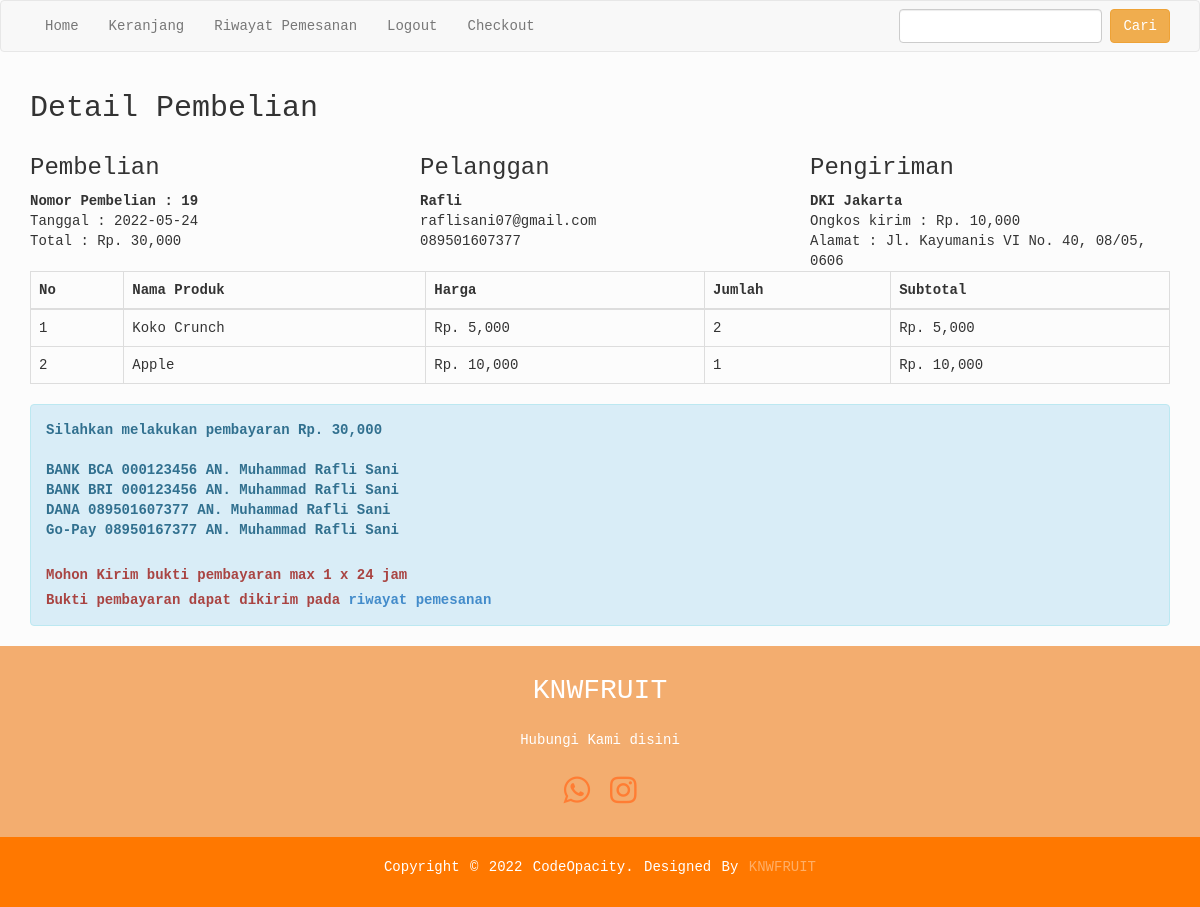
Screenshot of /nota.php?id=19 (signed in) with the database file from the repository.
### tables this page shows
CREATE TABLE `pemesanan` (
  `id_pembelian` int(11) NOT NULL,
  `id_pelanggan` int(11) NOT NULL,
  `id_ongkir` int(11) NOT NULL,
  `tanggal_pemesanan` date NOT NULL,
  `total_pemesanan` int(11) NOT NULL,
  `nama_kota` varchar(15) NOT NULL,
  `tarif` int(11) NOT NULL,
  `alamat_pengiriman` text NOT NULL,
  `status_pemesanan` varchar(15) NOT NULL DEFAULT 'pending'
);

CREATE TABLE `pelanggan` (
  `id_pelanggan` int(11) NOT NULL,
  `email_pelanggan` varchar(50) NOT NULL,
  `password_pelanggan` varchar(15) NOT NULL,
  `nama_pelanggan` varchar(50) NOT NULL,
  `telepon_pelanggan` varchar(15) NOT NULL,
  `alamat_pelanggan` text NOT NULL
);

CREATE TABLE `pemesanan_produk` (
  `id_pemesanan_produk` int(11) NOT NULL,
  `id_pembelian` int(11) NOT NULL,
  `id_produk` int(11) NOT NULL,
  `jumlah` int(100) NOT NULL,
  `nama` varchar(50) NOT NULL,
  `harga` int(11) NOT NULL,
  `subharga` int(11) NOT NULL
);

### nota.php (the view, shortened to what this page needs)
<?php
include 'koneksi.php';
?>
<!DOCTYPE html>
<html>
<head>
	<link rel="stylesheet" href="admin/assets/css/bootstrap.css">
</head>
<body style="font-family: monospace;">
<?php include 'menu.php'; ?>
<section class="konten">
	<div class="container">
		<h2>Detail Pembelian</h2>
<?php
$ambil = $koneksi->query("SELECT * FROM pemesanan JOIN pelanggan ON pemesanan.id_pelanggan=pelanggan.id_pelanggan WHERE pemesanan.id_pembelian='$_GET[id]'");
$detail = $ambil->fetch_assoc();
?>
<div class="row">
	<div class="col-md-4">
		<h3>Pembelian</h3>
		<strong>Nomor Pembelian : <?php echo $detail['id_pembelian'] ?></strong> <br>
		Tanggal : <?php echo $detail['tanggal_pemesanan']; ?> <br>
		Total : Rp. <?php echo number_format($detail['total_pemesanan']) ?>
	</div>
	<div class="col-md-4">
		<h3>Pelanggan</h3>
		<strong><?php echo $detail['nama_pelanggan']; ?></strong> <br>
		<p>
			<?php echo $detail['email_pelanggan']; ?> <br>
			<?php echo $detail['telepon_pelanggan']; ?>
		</p>
	</div>
	<div class="col-md-4">
		<h3>Pengiriman</h3>
		<strong><?php echo $detail['nama_kota'] ?></strong> <br>
		Ongkos kirim : Rp. <?php echo number_format($detail['tarif']); ?> <br>
		Alamat : <?php echo $detail['alamat_pengiriman'] ?>
	</div>
</div>
<table class="table table-bordered">
	<thead>
		<tr>
			<th>No</th>
			<th>Nama Produk</th>
			<th>Harga</th>
			<th>Jumlah</th>
			<th>Subtotal</th>
		</tr>
	</thead>
	<tbody>
		<?php $nomor=1; ?>
		<?php $ambil=$koneksi->query("SELECT * FROM pemesanan_produk WHERE id_pembelian='$_GET[id]' "); ?>
		<?php while($pecah=$ambil->fetch_assoc()) { ?>
		<tr>
			<td><?php echo $nomor; ?></td>
			<td><?php echo $pecah['nama']; ?></td>
			<td>Rp. <?php echo number_format ($pecah['harga']); ?></td>
			<td><?php echo $pecah['jumlah']; ?></td>
			<td>Rp. <?php echo number_format($pecah['subharga']); ?></td>
		</tr>
		<?php $nomor++; ?>
		<?php } ?>
	</tbody>
</table>
<div class="row">
	<div class="col-md-12">
		<div class="alert alert-info">
			<p>
				<strong>Silahkan melakukan pembayaran Rp. <?php echo number_format($detail['total_pemesanan']); ?></strong> <br> <br>
				<strong> BANK BCA 000123456 AN. Muhammad Rafli Sani</strong> <br>
				<strong> BANK BRI 000123456 AN. Muhammad Rafli Sani</strong> <br>
				<strong> DANA 089501607377 AN. Muhammad Rafli Sani</strong> <br>
				<strong> Go-Pay 08950167377 AN. Muhammad Rafli Sani</strong> <br> <br>
			</p>
			<p class="text-danger"> <strong>Mohon Kirim bukti pembayaran max 1 x 24 jam</strong></p>
			<p class="text-danger"> <strong>Bukti pembayaran dapat dikirim pada <a href="riwayat.php">riwayat pemesanan</a> </strong> </p>
		</div>
	</div>
</div>
	</div>
</section>
<?php include 'footer.php'; ?>
</body>
</html>

### stylefooter.css (style rules this page uses)
* { margin: 0; padding: 0; box-sizing: border-box; }
body { background: #fcfcfc; }

### rows the page displays
pemesanan: id_pembelian "19", tanggal_pemesanan "2022-05-24", total_pemesanan "30,000", id_pelanggan.nama_pelanggan "Rafli", id_pelanggan.email_pelanggan "raflisani07@gmail.com", id_pelanggan.telepon_pelanggan "089501607377", nama_kota "DKI Jakarta", tarif "10,000", alamat_pengiriman "Jl. Kayumanis VI No. 40, 08/05, 0606"
pemesanan_produk: nama "Koko Crunch", harga "5,000", jumlah "2", subharga "5,000"
pemesanan_produk: nama "Apple", harga "10,000", jumlah "1", subharga "10,000"
